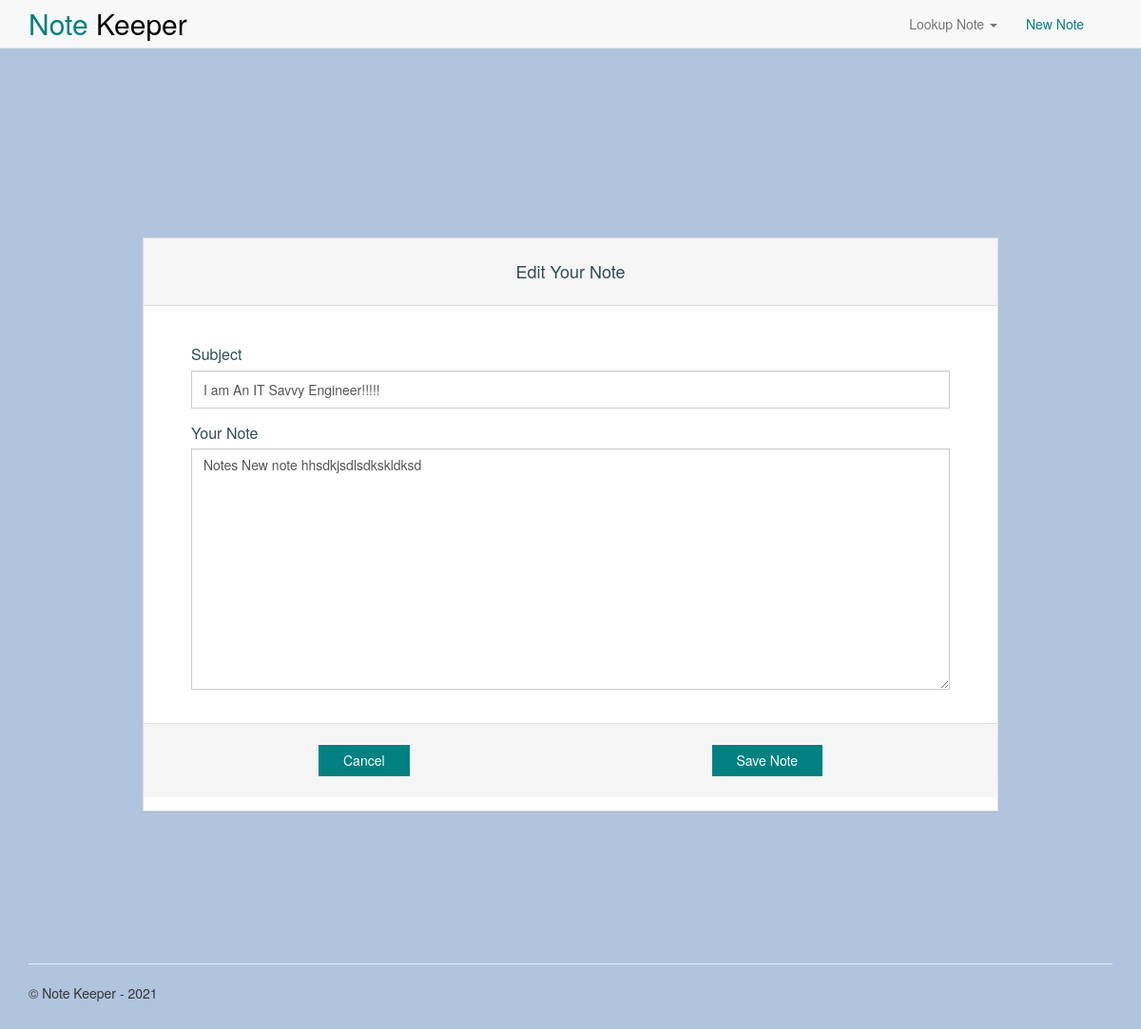
The app's page /note/1/edit/ with its own data.
### app/models.py (models this page shows, shortened)
class Note(models.Model):
    subject = models.CharField(max_length=500)
    detail = models.TextField(null = True, blank=True)
    priority = models.TextField(max_length=6, choices=PRIORITY_CHOICE, default='medium')
    created_date = models.DateTimeField()
    last_modified = models.DateTimeField()
    is_deleted = models.BooleanField()

### app/views.py (the view)
# urls.py: path('note/<int:pk>/edit/', views.edit_note, name='edit_note'),
def edit_note(request, pk):
    assert isinstance(request, HttpRequest)
    note =  get_object_or_404(Note, pk=pk)
    if request.method == "POST":
          form = NoteForm(request.POST, instance = note)
          if form.is_valid():
              note = form.save(commit = False)
              note.edit()
              return redirect("home")
    else:
        form  = NoteForm(instance = note)
        return render(
            request,
            'app/edit_note.html',
            {
                'title':'Edit Note',
                'year':datetime.now().year,
                'form': form,
                'id': note.id
            }
        )

### app/forms.py
class NoteForm(forms.ModelForm):
     class Meta:
         model = Note
         fields = ("subject", "priority", "detail")
         widgets = {
            'subject': forms.TextInput(attrs={
                'class': 'form-control note-editor__subject-input'
                }),
            'priority': forms.Select(attrs={
                'class': 'form-control note-editor__priority-input'
                }),
            'detail': forms.Textarea(attrs={
                'class': 'form-control note-editor__detail-input',
                'rows':'12',
                'cols':'20',
                }),
         }

### app/templates/app/edit_note.html (shortened to what this page needs)
﻿{% extends "app/layout.html" %}
{% block content %}
<div class="note-editor">
  <div class="panel panel-default note-editor__panel">
    <div class="panel-heading note-editor__header">
      <h1 class="panel-title note-editor__panel-title">
        <span>Edit Your Note</span>
      </h1>
    </div>
    <form method="POST">
      <div class="panel-body note-editor__panel-body">
        <div class="form-group">
          <label class="note-editor__input-label" for="id_subject">Subject</label>
          {{ form.subject}}
        </div>
        <div class="form-group">
          <label class="note-editor__input-label" for="id_detail">Your Note</label>
          {{ form.detail}}
        </div>
      </div>
      <div class="panel-footer">
        <div class="note-editor__flex-container">
          <a class="btn btn-sm note-editor__button" href="{% url 'note_detail' pk=id %}">Cancel </a>
          <button class="btn btn-sm note-editor__button" type="submit">Save Note</button>
        </div>
      </div>
    </form>
  </div>
</div>
{% endblock %}

### app/static/app/content/site.css (style rules this page uses)
body { background-color: lightsteelblue; padding-top: 50px; padding-bottom: 20px; }
.note-editor { margin-top: 60px; padding: 120px; }
.note-editor__panel { border-radius: 0px; }
.note-editor__header { padding: 25px 15px 25px 15px; }
.note-editor__panel-title { font-weight: 500; font-size: 18px; color: darkslategray; text-align: center; }
.note-editor__panel-body { padding: 40px 50px 20px 50px; }
.note-editor__input-label { font-weight: 500; font-size: 16px; color: darkslategray; }
.note-editor__subject-input { border-radius: 0px; height: 40px; }
.note-editor__detail-input { border-radius: 0px; }
.note-editor__flex-container { display: flex; justify-content: space-around; padding: 12px 10px 12px 10px; }
.note-editor__button { border-radius: 0px; padding: 5px 25px 5px 25px; background-color: #008080; color: white; font-size: 14px; font-weight: 400; }

### records on screen
Note: subject "I am An IT Savvy Engineer!!!!!", detail "Notes New note hhsdkjsdlsdkskldksd"
